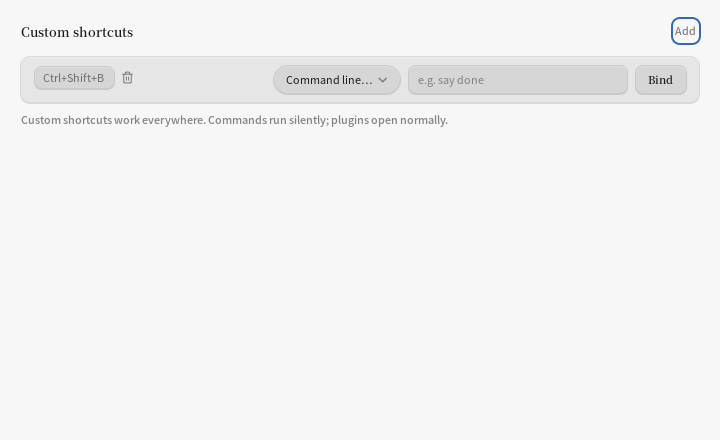
#> input picture docs/rounds/P13-iy/literal-command-light-before.png, 720 x 440 px, found by its file name; its folder holds 4 pictures in this run
$ python evidence.py
#> lines starting #> are read from the running program, lines starting #| are printed output that depends on the picture
"""Assemble original ui.Tester PNGs; no product/source modifications."""
from pathlib import Path
from PIL import Image, ImageDraw
import shutil

source = Path('/tmp/floter-P13-iy')
dest = Path(__file__).parent
scenes = ['literal-command', 'rekey-command', 'saved-large', 'draft-large',
          'bind-neighbor-conflict', 'failed-conversion-focus']
differences = []
for theme in ['light', 'dark']:
    board = Image.new('RGB', (1440, len(scenes) * 235), '#ececef')
    draw = ImageDraw.Draw(board)
    for i, scene in enumerate(scenes):
        ims = []
        for j, phase in enumerate(['before', 'after']):
            path = source / f'{scene}-{theme}-{phase}.png'
            im = Image.open(path).convert('RGB')
#> im is the input picture: PIL image 720x440 RGB; mean R, G, B 243.5, 243.5, 244.5
            shutil.copy2(path, dest / path.name)
            ims.append(im)
            top = 700 if scene in ['saved-large', 'draft-large'] else 0
            crop = im.crop((0, top, im.width, min(im.height, top + 210)))
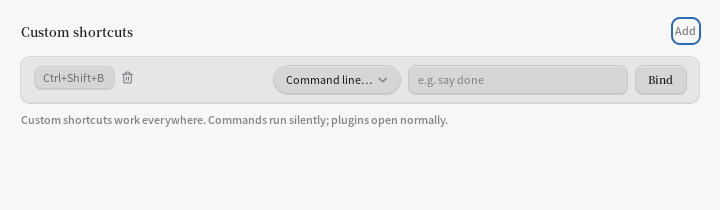
#> crop: PIL image 720x210 RGB; mean R, G, B 239.6, 239.6, 240.6
            board.paste(crop, (j * 720, i * 235 + 25))
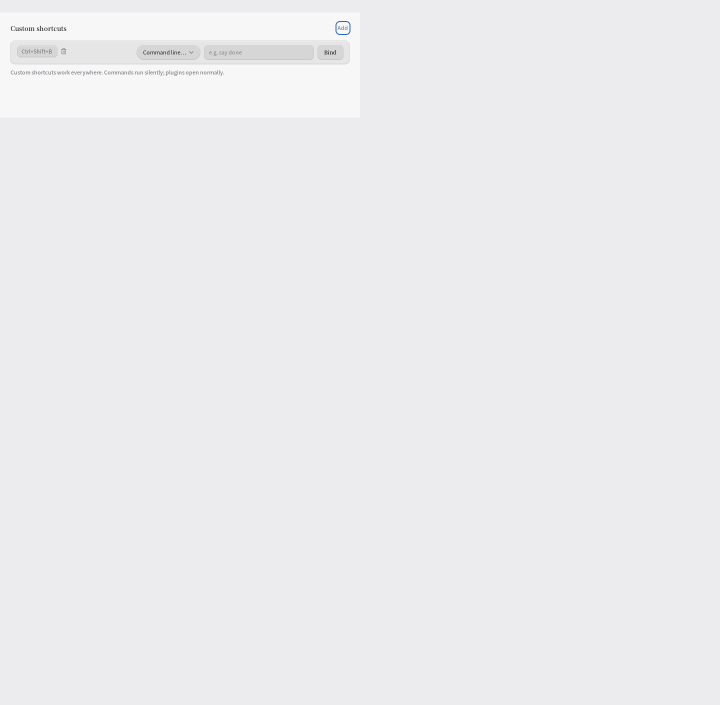
#> board: PIL image 1440x1410 RGB (shown at 1/2 size); mean R, G, B 236.3, 236.3, 239.1
#> (the run stopped early here; a loop or call above may not have finished)
